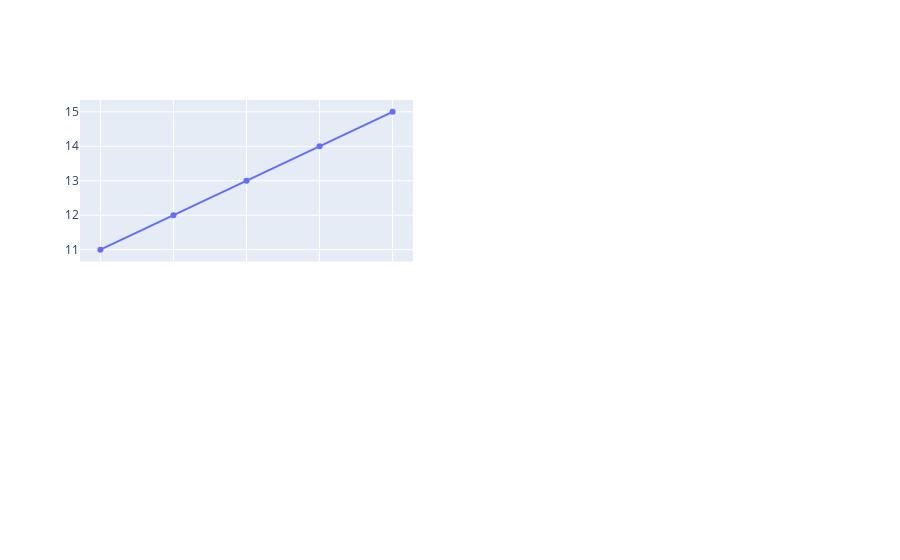

The notebook cell this image was saved under:
### Code cell
plot1 = go.Scatter( x=[1,2,3,4,5], y=[11,12,13,14,15], mode='lines+markers'   )
fig2.add_trace(plot1, row=1, col=1)

### Figure 1 — Plotly figure (JSON) as saved in the notebook; plotly's stock layout.template omitted (floating-point values rounded to 4 significant figures)
{"data": [{"mode": "lines+markers", "type": "scatter", "x": [1, 2, 3, 4, 5], "xaxis": "x", "y": [11, 12, 13, 14, 15], "yaxis": "y"}], "layout": {"xaxis": {"anchor": "y", "domain": [0, 0.45], "matches": "x3", "showticklabels": false}, "xaxis2": {"anchor": "y2", "domain": [0.55, 1], "matches": "x4", "showticklabels": false}, "xaxis3": {"anchor": "y3", "domain": [0, 0.45]}, "xaxis4": {"anchor": "y4", "domain": [0.55, 1]}, "yaxis": {"anchor": "x", "domain": [0.575, 1]}, "yaxis2": {"anchor": "x2", "domain": [0.575, 1], "matches": "y", "showticklabels": false}, "yaxis3": {"anchor": "x3", "domain": [0, 0.425]}, "yaxis4": {"anchor": "x4", "domain": [0, 0.425], "matches": "y3", "showticklabels": false}}}
